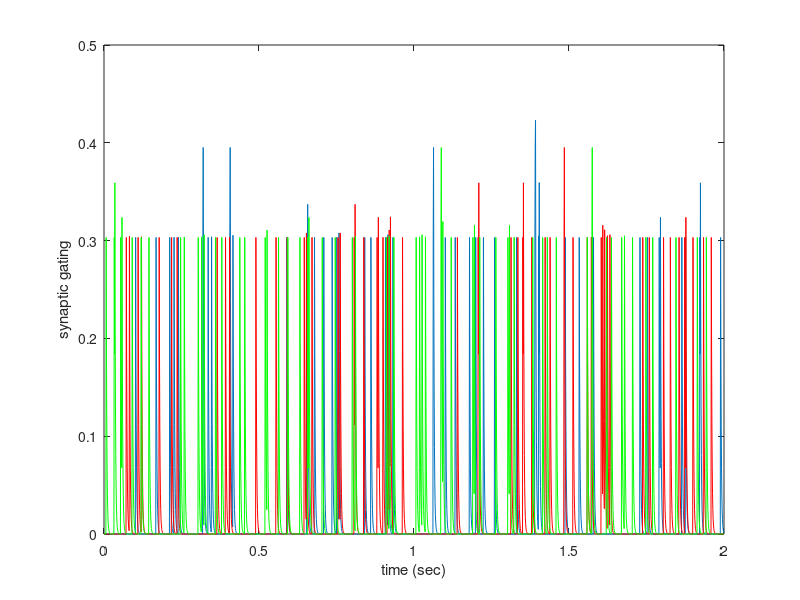
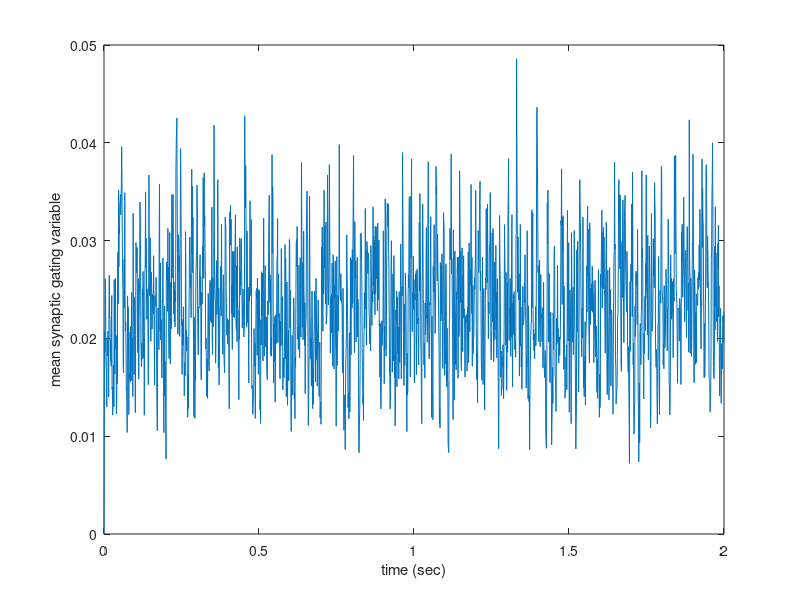

The MATLAB script that drew these images, in order:
% manypoisson.m
% Multiple Poisson spike trains through synapses to see 
% how variable is the total synaptic conductance produced.
% The quantity produced, "syn" is known as the synaptic gating variable and
% corresponds to the fraction of channels open at a given synapse.

clear
Ncells = 100;           % No. of cells
tmax = 2.0;             % Max time of trial
dt=0.001;               % Time step
t=0:dt:tmax;            % Time vector

tausyn1 = 0.100;        % Synaptic time constant no.1
tausyn2 = 0.002;        % Synaptic time constant no.2
nsyn1 = 10*tausyn1/dt;  % No. of time steps to calculate synaptic current
nsyn2= 10*tausyn2/dt;
s0 = 0.5;               % Fraction of channels opened by single spike

rate0 = 30;             % Average presynaptic firing rate

spikes=zeros(Ncells,length(t));     % Each row is set of spike times for each presynaptic cell
syn = zeros(Ncells,length(t));      % Each row is synaptic "gating variable" for each synapse


for cell = 1: Ncells;   % Loop through presynaptic cells
   for i = 1:length(t)              % Loop through time
      if rand(1) < dt*rate0         % Poisson criterion for a spike
          spikes(cell,i) = 1;       % Record the spike for that cell
          synmax = s0*(1.0-syn(cell,i));        % Fraction of channels opened initially by the spike
          for j = i+1:min(length(t),i+nsyn2)    % Add contribution for later times (but not past tmax)    
              syn(cell,j) = syn(cell,j) + synmax*exp(-dt*(j-i)/tausyn2); % Exponential decay added
          end
      end
       
   end
    
end

% Here plot in 3 separate colors the synaptic gating variable from the
% first three synapses
figure()
plot(t,syn(1,:))               
xlabel('time (sec)')
ylabel('synaptic gating')
hold on

plot(t,syn(2,:),'r')
plot(t,syn(3,:),'g')

% Now plot the mean synaptic gating variable across all synapses
figure
plot(t,mean(syn))
xlabel('time (sec)')
ylabel('mean synaptic gating variable')

    
